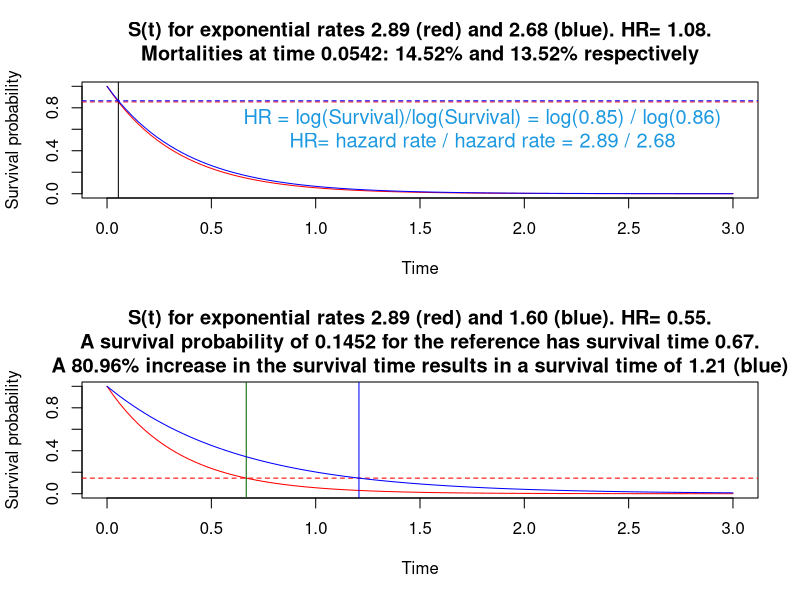

This figure's R source: (Note: this script raises an error after producing the figure.)
    
  # plot exp curves , see my survival presentation code where this has been adapted from..      
  rm(list=ls())
  # https://stackoverflow.com/questions/3245862/format-numbers-to-significant-figures-nicely-in-r
  formatz <- function(x){
    
    if (!is.na(x)  ) {
      
      formatC(signif(x,digits=5), digits=5,format="fg", flag="#",big.mark=",")
      
    }
    
  }
  
  formatz0 <- function(x){
    sprintf(x, fmt = '%s')  
  }
  formatz1 <- function(x){
    sprintf(x, fmt = '%#.1f')  
  }
  formatz2 <- function(x){
    sprintf(x, fmt = '%#.2f')  
  }
  formatz00 <- function(x){
    round(x,0) 
  }
  formatz4 <- function(x){
    sprintf(x, fmt = '%#.4f')  
  }
  #~~~~~~~~~~~~~~~~~~~~~~~~~~~~~~~~~~~~~~~~~~~~~~~~~~~~~~~~~~~~~~~~~~~~~~~~~~~~~~~~~~~~~~~

  lambda  <-runif(1,1,3)                       # this will be a constant hazard rate
  lambda2 <-runif(1,1,3)                       # second curve rate
  
  end <- ceiling(-(log(1-.999)/ lambda))       # for plotting 99th percentile
  s <- seq(0,end, length.out = end+1)          # reasonable x axis
  p=.5                                         # choose survival prop
  p=runif(1)
  ms <- -log(1-p)/lambda                       # survival

 
  
  (time1 <- ms )
  (mort1 <-  exp(-lambda2*  ms  ) ) # e^-lambda*t
  
  # tereneau book p62
  # In the case of exponential distributions, the reciprocal of the ratio of
  # medians (or any other quantile) gives e(b). For example, if we want to
  # detect a 50% increase in median survival time, we would set e(Beta) = 2/3. 
  (log(1-p)/log(mort1))
  lambda/lambda2
  #~~~~~~~~~~~~~~~~~~~~~~~~~~~~~~~~~~~~~~~~~~~~~~~~~~~~~~~~~~~~~~~~~~~~~~~~~~~~~~~~~~~~
  #~~~~~~~~~~~~~~~~~~~~~~~~~~~~~~~~~~~~~~~~~~~Survival function~~~~~~~~~~~~~~~~~~~~~~~~~~~~~~~
  par(mfrow=c(2,1))
  zp <- function(x, shape, scale)
    pweibull(x, shape=shape, scale=scale,lower.tail=F)
  
 
   
  curve(zp(x, shape=1, scale=1/lambda), from=0, to=end, 
         main=paste0("S(t) for exponential rates ",formatz2(lambda)," (red) and ",formatz2(lambda2), " (blue). HR= ",formatz2(lambda/lambda2),".\nMortalities at time ",
                       formatz4(ms),": ",formatz2(p*100),"% and ", 
                    formatz2((1-mort1)*100 ), "% respectively" ),
        ylab='Survival probability', xlab='Time', col="red")
  abline(v=ms )  
  abline(h=1-p , col='red' , lty=2)
  
   
  curve(zp(x, shape=1, scale=1/lambda2), from=0, to=end, #main=paste0("S(t), rate = ",lambda2,""),
        ylab='Survival probability', xlab='Time', col="blue", add=TRUE)
  abline(h=mort1 , col='blue' , lty=2)  # think of exp(-lambda*t) where t is the define line above
  

  text(x = end*.6, y = .7,                # Text with different color & size
       paste0("HR = log(Survival)/log(Survival) = log(",formatz2(1-p),") / log(",formatz2(mort1),")"),
       col = "#1b98e0",
       cex = 1.2)
  
  text(x = end*.6, y = .5,                # Text with different color & size
       paste0("HR= hazard rate / hazard rate = ",formatz2(lambda)," / ",formatz2(lambda2),""),
       col = "#1b98e0",
       cex = 1.2)
 # ratio of two survivals
 A <- -log(1-p)/lambda2
 B <- -log(1-p)/lambda
  
 A/B
 lambda/lambda2
  
 #~~~~~~~~~~~~~~~~~~~~~~~~~~~~~~~~~~~~~~~~~~~~~~~~~~~~~~~~~~~~~~~~~~~~~~~~~~~~~~~~~~~~~~~~~~~~~~~~
 ## instead of survival mortality lets postulated change in the time for survival  
 
  #a 50% increase in median survival time, we would set e(3 =
 
 fact. <-  0.50 # % increase in time for survival of this means
 fact. <-  runif(1) # % increase in time for survival of this means
 #lambda <-  3 # baseline hazard (reference)
 lambda2  <-  lambda/(1+fact.)
 hr    <-  lambda2/lambda
 
 curve(zp(x, shape=1, scale=1/lambda), from=0, to=end, 
       main=paste0("S(t) for exponential rates ",formatz2(lambda)," (red) and ",formatz2(lambda2), " (blue). HR= ",formatz2(hr),".\n A survival probability of ",formatz4(p)," for the reference has survival time ",
                   formatz2(-log(p)/lambda),". \nA ",formatz2(fact.*100) ,"% increase in the survival time results in a survival time of ",formatz2(-log(p)/lambda2)," (blue)"),
       ylab='Survival probability', xlab='Time', col="red")
 abline(v= -log(p)/lambda, col='darkgreen')  
 abline(h=p , col='red' , lty=2)
 abline(v= -log(p)/lambda2 , col='blue')   
 
 curve(zp(x, shape=1, scale=1/lambda2), from=0, to=end,  
       ylab='Survival probability', xlab='Time', col="blue", add=TRUE)
  
 #~~~~~~~~~~~~~~~~~~~~~~~~~~~~~~~~~~~~~~~~~~~~~~~~~~~~~~~~~~~~~~~~~~~~~~~~~~~~~~~~~~~~~~~~~~~~~~~~
 
 par(mfrow=c(1,1))
 
 #~~~~~~~~~~~~~~~~~~~~~~~~~~~~~~~~~~~~~~~~~~~~~~~~~~~~~~~~~~~~~~~~~~~~~~~~~~~~~~~~~~~~~~~~~~~~~~~~~~~~~~~~~~~~~~~~~~~~~~~~~~~~~~~
# Programs that duplicated Stata survival power and Hmisc power calcs and a published paper
# I show how to bild in accrual and follow up too!!
# Here is a link that is useful for Hmisc::cpower
# https://www.math.uzh.ch/consulting/fileadmin/user_upload/Modeling_Survival_Time.pdf
# https://duckduckgo.com/?q=survival+analysis+sample+size&atb=v206-1&iar=videos&iax=videos&ia=videos&iai=https%3A%2F%2Fwww.youtube.com%2Fwatch%3Fv%3Dv18f-Jsqi4c
# the above is nquery video which is very good, see slide 11 nquery powerpoint

# This function is useful for creating d1 an input to Hmisc
# Example 1 nquery, we successfully duplicate it with cpower

  morti <- function ( d0=.5, hr=2/3, time=6){
    
      lambda = -log(1-d0)/time     # hazard rate 
      m = 1 - exp(-lambda*time*hr) # mortality hence subtracting from 1
      return(m)
  } 
  
  morti()
   
d0 <- 0.5
d1 <- morti()
cpower(tref=6, n=352, mc=d0, r= 100*(d0 - d1)/d0, tmin=39/4, 
       accrual=74/4, alpha=.05, pr=TRUE,
       noncomp.c = 0, noncomp.i = 0)

#~~~~~~~~~~~~~~~~~~~~~~~~~~~~~~~~~~~~~~~~~~~~~~~~~~~~~~~~~~~~~~~~~~~~~~~~~~~~~~~~~~~~~~~~~~~~~~~~~~~~~~~~~~~~~~~~~~~~~~~~~~~~~~~
# Example 2, we duplicate the paperhttps://www.ncbi.nlm.nih.gov/pmc/articles/PMC3405221/
# We needed 444 patients to detect an increase in 1-year survival from 29 to
# 40% with 80% power at a 5% significance level, 
# assuming an accrual time of 52 weeks and a minimum follow-up time of 52 weeks.

d0 <- 1-.29
d1 <- 1-.4
cpower(tref=1, n=444, mc=d0, r= 100*(d0 - d1)/d0, tmin=1, 
       accrual=1, alpha=.05, pr=TRUE,
       noncomp.c = 0, noncomp.i = 0)

#~~~~~~~~~~~~~~~~~~~~~~~~~~~~~~~~~~~~~~~~~~~~~~~~~~~~~~~~~~~~~~~~~~~~~~~~~~~~~~~~~~~~~~~~~~~~~~~~~~~~~~~~~~~~~~~~~~~~~~~~~~~~~~~
# example 3 I duplicate the Hmisc help file example
# Simulate a simple 2-arm clinical trial with exponential survival so
# we can compare power simulations of logrank-Cox test with cpower()
# Hazard ratio is constant and patients enter the study uniformly
# with follow-up ranging from 1 to 3 years
# Drop-in probability is constant at .1 and drop-out probability is
# constant at .175.  Two-year survival of control patients in absence
# of drop-in is .8 (mortality=.2).  Note that hazard rate is -log(.8)/2
# Total sample size (both groups combined) is 1000
# % mortality reduction by intervention (if no dropin or dropout) is 25
# This corresponds to a hazard ratio of 0.7283 (computed by cpower)

cpower(tref=2, n=1000, mc=.2, r=25, accrual=2, tmin=1, 
       noncomp.c=10, noncomp.i=17.5)

# repeating it , only rounding is the difference
d0= .2
time=2
hr=0.7283
d1 <- morti(d0=d0, hr= hr, time=time)

cpower(tref=time, n=1000, mc=d0, r=100*(d0 - d1)/d0, accrual=2, tmin=1, 
       noncomp.c=10, noncomp.i=17.5)
 
#~~~~~~~~~~~~~~~~~~~~~~~~~~~~~~~~~~~~~~~~~~~~~~~~~~~~~~~~~~~~~~~~~~~~~~~~~~~~~~~~~~~~~~~~~~~~~~~~~~~~~~~~~~~~~~~~~~~~~~~~~~~~~~~
# Example from Collett, D - Modelling survival data in medical research-CRC Press (2015)
d0= .6
time=5
#hr= log(0.60)/log(0.41)
#d1 <- morti(d0=d0, hr= hr, time=time)
d1=.41

cpower(tref=time, n=400, mc=d0, r=100*(d0 - d1)/d0, accrual=1.5, tmin=2,  # p478 and p482
       noncomp.c=0, noncomp.i=0)
cpower(tref=time, n=400, mc=d0, r=100*(d0 - d1)/d0, accrual=2, tmin=2, # p483
       noncomp.c=0, noncomp.i=0)
cpower(tref=time, n=903, mc=d0, r=100*(d0 - d1)/d0, accrual=20/24, tmin=0,  # p483 no this does not match <-!!
       noncomp.c=0, noncomp.i=0) #?

#~~~~~~~~~~~~~~~~~~~~~~~~~~~~~~~~~~~~~~~~~~~~~~~~~~~~~~~~~~~~~~~~~~~~~~~~~~~~~~~~~~~~~~~~~~~~~~~~~~~~~~~~~~~~~~~~~~~~~~~~~~~~~~~
# Stata survival book p353/354, we duplicate with cpower
# stpower exponential 0.03, hratio(0.6) power(0.9) aperiod(20) fperiod(15)

  hr   <- 0.6
  h    <- 0.03  
  time <- 1/h*(-log(1-0.5))^(1) 
  d0   <- 0.5
  d1   <- morti(d0=d0, hr= hr, time=time)

cpower(tref=time, n=190*2, mc=d0, r=100*(d0 - d1)/d0, accrual=20, tmin=15, 
       noncomp.c=0, noncomp.i=0) #

# mimicking STATA survival p344 2nd example! Yeah! No censoring here! write a function
# stpower exponential 0.03, hratio(0.6) power(0.9) fperiod(35)
# its actually the second example on p344
# stpower exponential 0.03, hratio(0.6) power(0.9) fperiod(35) loghazard detail

simfunx <- function(p=1, hr=.6, n=30, At=20, lambdaC=.018, alpha=0.05, seed=NULL ) {
  
      if (!is.null(seed)) set.seed(seed)
      
      h  <- lambdaC #                    # hazard for exponential using med surv, remeber -log(0.5) is the same 
      ms <- 1/h*(-log(1-0.5))^(p)        # lets show we know how to recreate median survival
      T1 <- 1/h*(-log(runif(n)))^(p)     # weibull times, p=1 so exp, lambda=h
      
      ms2<- ms*hr                        # use the HR to get hazard in other group
      h2 <- log(2)/ms2
      T2 <- 1/h2*(-log(runif(n)))^(p)    # create n weibull times, p=1 so exp, lambda=h2
      
      # lambdaC hazard of censoring
      C1 = rweibull(n, shape=1, scale=1/lambdaC)   # censoring time
      C2 = rweibull(n, shape=1, scale=1/lambdaC)   # censoring time
      
      C1 = rep(100000,n)    # censoring time, basically no censoring due to large time I use here
      C2 = rep(100000,n)    # censoring time  basically no censoring due to large time I use here
      
      time1 = pmin(T1,C1)  # observed time is min of censored and true grp0
      time2 = pmin(T2,C2)  # observed time is min of censored and true grp1
      
      event1 = time1==T1   
      event2 = time2==T2   
      
      event = c(event1,event2)
      Ti = c(time1,time2)
      
      event <- ifelse(Ti >= At, 0, event)
      Ti <-     ifelse(Ti >= At, At, Ti)
      #~~~~~~~~~~~~~~~~~~~~~~~~~~~~~~~~~~~~~~~~~~~~~~~~~~~~~~~~~~~~~~~~~~~~~
      dd <- data.frame(T= Ti, 
                       x = c(rep(1,n), rep(0,n)), 
                       event = event )
      
      l = coxph(Surv(T, event) ~ x, dd)
      
      o <- anova(l)$`Pr(>|Chi|)`[2] # P-value from likelihood ratio test
      
      pow <- o<=alpha
      
      u <- exp(confint(l, level = .9))  [2][[1]]  # use for upper 90% conf interval for non inferiority
      
      n <- (l$n-l$nevent)/l$n  
      
      p <- exp(l$coefficients[[1]])
      
      ev <- l$nevent  # no of events
      
      h1=h
      h2=h2
      
      c(h1,h2,ev,n,p,u,o, pow)
}


simres <- plyr::raply(1000,simfunx(p=1, hr=1/.6, n=294/2, At=35, lambdaC=.03))
simres <- as.data.frame(simres)
names(simres) <- c("h1","h2","no of events", "prop.of.events","HR", "HRUpper90CI","P-value","power")
apply(simres,2, mean)

#~~~~~~~~~~~~~~~~~~~~~~~~~~~~~~~~~~~~~~~~~~~~~~~~~~~~~~~~~~~~~~~~~~~~~~~~~~~~~~~~~~~~~~~~~~~~~~~~~~~~~~~~~
#~~~~~~~~~~~~lets try and simulate follow up and accrual!~~~~~~~~~~~~~~~~~~~~~~~~~~~~~~~~~~~~~~~~~~~~~~~~~
#~~~~~~~~~~~~~~~~~~~~~~~~~~~~~~~~~~~~~~~~~~~~~~~~~~~~~~~~~~~~~~~~~~~~~~~~~~~~~~~~~~~~~~~~~~~~~~~~~~~~~~~~~
# to do this I add runiform numbers created for unform accrual p 353
# stpower exponential 0.03, hratio(0.6) power(0.9) aperiod(20) fperiod(15)

simfunf <- function(p=1, hr=.6, n=30, acc=20, fup=5, lambdaC=.018, alpha=0.05, seed=NULL ) {
  
  if (!is.null(seed)) set.seed(seed)
  
  At <- T1 <- T2 <- D1 <- D2 <- T1a <- T2a <- time1 <- time2 <- l <- NULL
  
  At= acc + fup
  
  h  <- lambdaC #                    # hazard for exponential using med surv, remeber -log(0.5) is the same 
  ms <- 1/h*(-log(1-0.5))^(p)        # lets show we know how to recreate median survival
  T1 <- 1/h*(-log(runif(n)))^(p)     # weibull times, p=1 so exp, lambda=h
  
  ms2<- ms*hr                        # use the HR to get hazard in other group
  h2 <- log(2)/ms2
  T2 <- 1/h2*(-log(runif(n)))^(p)    # create n weibull times, p=1 so exp, lambda=h2
  
  # lambdaC hazard of censoring
  C1 = rweibull(n, shape=1, scale=1/lambdaC)   # censoring time
  C2 = rweibull(n, shape=1, scale=1/lambdaC)   # censoring time
  
  a1 <- runif(n,0,acc) # use these for random uniform accrual times
  a2 <- runif(n,0,acc)
  
  D1 = T1+a1   # add rand uniform to weibull events
  D2 = T2+a2
  
  T1a <- ifelse(D1>At, At,  T1 )  # make sure no time + accrual entry exceeds accrual + follow up
  T2a <- ifelse(D2>At, At,  T2 )  # and replace [rand uniform to weibull events] with original time to event time

  # by pass censoring, so no censoring!
  C1 = rep(100000,n)    # censoring time, basically no censoring
  C2 = rep(100000,n)    # censoring time  basically no censoring
  
  time1 = pmin(T1a,C1)  # observed time is min of censored and true grp0
  time2 = pmin(T2a,C2)  # observed time is min of censored and true grp1
  
  event1 = time1==T1a   
  event2 = time2==T2a   
  
  
  event = c(event1,event2)
  Ti = c(time1,time2)
  
  event <- ifelse(Ti >= At, 0, event)
  Ti <-     ifelse(Ti >= At, At, Ti)
  #~~~~~~~~~~~~~~~~~~~~~~~~~~~~~~~~~~~~~~~~~~~~~~~~~~~~~~~~~~~~~~~~~~~~~
  dd <- data.frame(T= Ti, 
                   x = c(rep(1,n), rep(0,n)), 
                   event = event )
  
  l = coxph(Surv(T, event) ~ x, dd)
  
  o <- anova(l)$`Pr(>|Chi|)`[2] # P-value from likelihood ratio test
  
  pow <- o<=alpha
  
  u <- exp(confint(l, level = .9))  [2][[1]]  # use for upper 90% conf interval for non inferiority
  
  n <- (l$n-l$nevent)/l$n  
  
  p <- exp(l$coefficients[[1]])
  
  ev <- l$nevent  # no of events
  
  h1=h
  h2=h2
  
  c(h1,h2,ev,n,p,u,o, pow)
}

# my god it works!!!
simres <- plyr::raply(1000,simfunf(p=1, hr=.6, n=190,  lambdaC=.018, acc=20, fup=15))
simres <- as.data.frame(simres)
names(simres) <- c("h1","h2","no of events", "prop.of.events","HR", "HRUpper90CI","P-value","power")
apply(simres,2, mean)


# repeat with cpower function!

hr=.6
h  <- .03  
time <- 1/h*(-log(1-0.5))^(1) 
d0=.5

d1 <- morti(d0=d0, hr= hr, time=time)

cpower(tref=time, n=190*2, mc=d0, r=100*(d0 - d1)/d0, accrual=20, tmin=15, 
       noncomp.c=0, noncomp.i=0) #?


#END


## Example p169 Moore's book, not complete.
 
lambda0 = 0.0673
lambda1 = 0.0336

hr=lambda0/lambda1
h  <- lambda0 
time <- 1/h*(-log(1-0.5))^(1) 
d0=.5

d1 <- morti(d0=d0, hr= hr, time=time)
 

cpower(tref=time, n=152/2, mc=d0, r=100*(d0 - d1)/d0, accrual=12, tmin=6, 
       noncomp.c=0, noncomp.i=0) #?


lambda0 = 0.0673
lambda1 = 0.0336

hr=lambda0/lambda1
h  <- lambda0 
time <- 1/h*(-log(1-0.5))^(1) 
d0=.5

d1 <- morti(d0=d0, hr= hr, time=time)

cpower(tref=time, n=152/2, mc=d0, r=100*(d0 - d1)/d0, accrual=12, tmin=6, 
       noncomp.c=0, noncomp.i=0) #?













































 

# STATA MANuAL, hmmm not matching!

# d0= 1- .36
# time=35
# hr= .6
# d1 <- 1-.36^hr #morti(d0=d0, hr= hr, time=time)
#  
# cpower(tref=time, n=147*2, mc=d0, r=100*(d0 - d1)/d0, accrual=35, tmin=0, 
#        noncomp.c=0, noncomp.i=0)
# 
# 
# # d0= 1- .36
# # time=35
# # hr= .4
# # d1 <- morti(d0=d0, hr= hr, time=time)
# 
# h1 =0.030
# h2 =0.018
# hr = h2/h1
# 
# time=log(2)/h1
# d0= .5
#  
# d1 <- morti(d0=d0, hr= hr, time=time)
# 
# 
# cpower(tref=time, n=150*2, mc=d0, r=100*(d0 - d1)/d0, accrual=35, tmin=0, 
#        noncomp.c=0, noncomp.i=0)
#  



























 

 